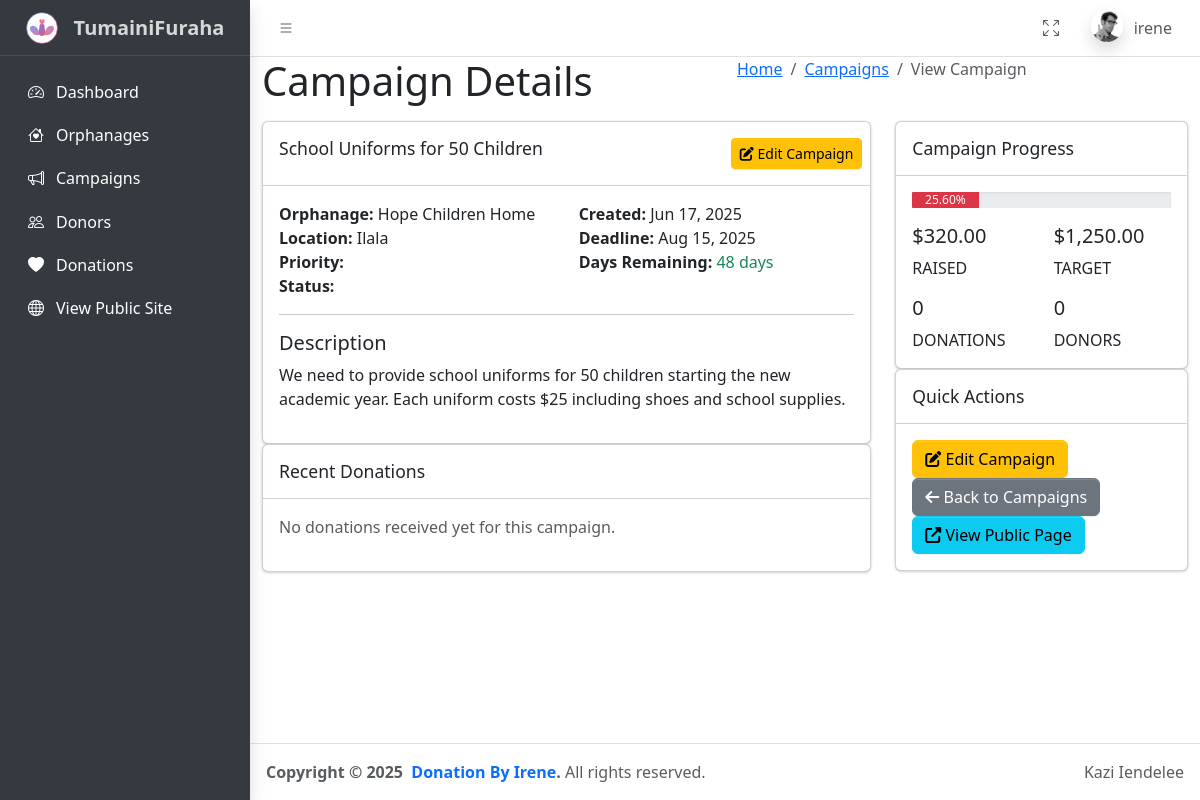
The page /dist/pages/view-campaign.php?id=1 (signed in) on the database its author committed.
### tables this page shows
CREATE TABLE `campaigns` (
  `id` int NOT NULL AUTO_INCREMENT,
  `orphanage_id` int NOT NULL,
  `title` varchar(255) NOT NULL,
  `description` text NOT NULL,
  `target_amount` decimal(10,2) NOT NULL,
  `current_amount` decimal(10,2) NOT NULL DEFAULT '0.00',
  `deadline` date NOT NULL,
  `status` enum('active','completed','paused','cancelled') NOT NULL DEFAULT 'active',
  `image` varchar(255) DEFAULT NULL,
  `priority` enum('low','medium','high','urgent') NOT NULL DEFAULT 'medium',
  `created_at` timestamp NOT NULL DEFAULT CURRENT_TIMESTAMP,
  `updated_at` timestamp NULL DEFAULT NULL ON UPDATE CURRENT_TIMESTAMP,
  PRIMARY KEY (`id`),
  KEY `orphanage_id` (`orphanage_id`),
  KEY `status` (`status`),
  KEY `deadline` (`deadline`),
  KEY `idx_campaigns_status_deadline` (`status`,`deadline`),
  KEY `idx_campaigns_orphanage_status` (`orphanage_id`,`status`),
  CONSTRAINT `campaigns_ibfk_1` FOREIGN KEY (`orphanage_id`) REFERENCES `orphanages` (`id`) ON DELETE CASCADE
);

CREATE TABLE `orphanages` (
  `id` int NOT NULL,
  `name` varchar(255) NOT NULL,
  `location` varchar(255) NOT NULL,
  `description` text NOT NULL,
  `contact_person` varchar(255) NOT NULL,
  `contact_phone` varchar(20) NOT NULL,
  `contact_email` varchar(255) NOT NULL,
  `bank_account` varchar(255) DEFAULT NULL,
  `image` varchar(255) DEFAULT NULL,
  `status` enum('active','inactive') NOT NULL DEFAULT 'active',
  `created_at` timestamp NOT NULL DEFAULT CURRENT_TIMESTAMP,
  `updated_at` timestamp NULL DEFAULT NULL ON UPDATE CURRENT_TIMESTAMP,
  PRIMARY KEY (`id`)
);

### dist/pages/view-campaign.php (the view, shortened to what this page needs)
<!DOCTYPE html>
<html lang="en">
  <head>
    <link rel="stylesheet" href="../plugins/fontawesome-free/css/all.min.css" />
    <link rel="stylesheet" href="../css/adminlte.min.css" />
  </head>
  <body class="hold-transition sidebar-mini">
    <div class="wrapper">
      <?php include 'header.php';
      include '../includes/connection.php';
      $campaign_id = mysqli_real_escape_string($db, $_GET['id']);
      $sql = "SELECT c.*, o.name as orphanage_name, o.location as orphanage_location,
              ROUND((c.current_amount / c.target_amount) * 100, 2) as progress_percentage,
              DATEDIFF(c.deadline, CURDATE()) as days_remaining
              FROM campaigns c
              LEFT JOIN orphanages o ON c.orphanage_id = o.id
              WHERE c.id = '$campaign_id'";
      $result = mysqli_query($db, $sql);
      $campaign = mysqli_fetch_assoc($result);
      $donations_sql = "SELECT d.*, u.username, u.first_name, u.last_name
                        FROM donations d
                        LEFT JOIN users u ON d.user_id = u.id
                        WHERE d.campaign_id = '$campaign_id' AND d.payment_status = 'completed'
                        ORDER BY d.created_at DESC";
      $donations_result = mysqli_query($db, $donations_sql);
      ?>
      <?php include 'sidebar.php'; ?>
      <div class="content-wrapper">
        <section class="content-header">
          <div class="container-fluid">
            <div class="row mb-2">
              <div class="col-sm-6">
                <h1>Campaign Details</h1>
              </div>
              <div class="col-sm-6">
                <ol class="breadcrumb float-sm-right">
                  <li class="breadcrumb-item"><a href="index.php">Home</a></li>
                  <li class="breadcrumb-item"><a href="campaigns.php">Campaigns</a></li>
                  <li class="breadcrumb-item active">View Campaign</li>
                </ol>
              </div>
            </div>
          </div>
        </section>
        <section class="content">
          <div class="container-fluid">
            <div class="row">
              <div class="col-md-8">
                <div class="card">
                  <div class="card-header">
                    <h3 class="card-title"><?php echo htmlspecialchars($campaign['title']); ?></h3>
                    <div class="card-tools">
                      <a href="edit-campaign.php?id=<?php echo $campaign['id']; ?>" class="btn btn-warning btn-sm">
                        <i class="fas fa-edit"></i> Edit Campaign
                      </a>
                    </div>
                  </div>
                  <div class="card-body">
                    <div class="row">
                      <div class="col-md-6">
                        <strong>Orphanage:</strong> <?php echo htmlspecialchars($campaign['orphanage_name']); ?><br>
                        <strong>Location:</strong> <?php echo htmlspecialchars($campaign['orphanage_location']); ?><br>
                        <strong>Priority:</strong>
                        <?php
                          $priority_class = $campaign['priority'] == 'urgent' ? 'danger' : ($campaign['priority'] == 'high' ? 'warning' : ($campaign['priority'] == 'medium' ? 'info' : 'secondary'));
                        ?>
                        <span class="badge badge-<?php echo $priority_class; ?>"><?php echo ucfirst($campaign['priority']); ?></span><br>
                        <strong>Status:</strong>
                        <?php
                          $status_class = $campaign['status'] == 'active' ? 'success' : ($campaign['status'] == 'completed' ? 'primary' : ($campaign['status'] == 'paused' ? 'warning' : 'danger'));
                        ?>
                        <span class="badge badge-<?php echo $status_class; ?>"><?php echo ucfirst($campaign['status']); ?></span>
                      </div>
                      <div class="col-md-6">
                        <strong>Created:</strong> <?php echo date('M d, Y', strtotime($campaign['created_at'])); ?><br>
                        <strong>Deadline:</strong> <?php echo date('M d, Y', strtotime($campaign['deadline'])); ?><br>
                        <strong>Days Remaining:</strong>
                        <?php
                          if ($campaign['days_remaining'] > 0) {
                            echo "<span class='text-success'>" . $campaign['days_remaining'] . " days</span>";
                          } elseif ($campaign['days_remaining'] == 0) {
                            echo "<span class='text-warning'>Today</span>";
                          } else {
                            echo "<span class='text-danger'>Expired</span>";
                          }
                        ?>
                      </div>
                    </div>
                    <hr>
                    <h5>Description</h5>
                    <p><?php echo nl2br(htmlspecialchars($campaign['description'])); ?></p>
                  </div>
                </div>
                <div class="card">
                  <div class="card-header">
                    <h3 class="card-title">Recent Donations</h3>
                  </div>
                  <div class="card-body">
                    <?php if (mysqli_num_rows($donations_result) > 0): ?>
                      <div class="table-responsive">
                        <table class="table table-striped">
                          <thead>
                            <tr>
                              <th>Donor</th>
                              <th>Amount</th>
                              <th>Date</th>
                              <th>Message</th>
                            </tr>
                          </thead>
                          <tbody>
                            <?php while($donation = mysqli_fetch_assoc($donations_result)): ?>
                              <tr>
                                <td><?php echo htmlspecialchars($donation['username']); ?></td>
                                <td>$<?php echo number_format($donation['amount'], 2); ?></td>
                                <td><?php echo date('M d, Y', strtotime($donation['created_at'])); ?></td>
                                <td><?php echo htmlspecialchars($donation['message'] ?: 'No message'); ?></td>
                              </tr>
                            <?php endwhile; ?>
                          </tbody>
                        </table>
                      </div>
                    <?php else: ?>
                      <p class="text-muted">No donations received yet for this campaign.</p>
                    <?php endif; ?>
                  </div>
                </div>
              </div>
              <div class="col-md-4">
                <div class="card">
                  <div class="card-header">
                    <h3 class="card-title">Campaign Progress</h3>
                  </div>
                  <div class="card-body">
                    <div class="progress mb-3">
                      <?php
                        $progress = $campaign['progress_percentage'];
                        $progress_class = $progress >= 75 ? 'success' : ($progress >= 50 ? 'warning' : 'danger');
                      ?>
                      <div class="progress-bar bg-<?php echo $progress_class; ?>" style="width: <?php echo $progress; ?>%">
                        <?php echo $progress; ?>%
                      </div>
                    </div>
                    <div class="row">
                      <div class="col-6">
                        <div class="description-block border-right">
                          <h5 class="description-header">$<?php echo number_format($campaign['current_amount'], 2); ?></h5>
                          <span class="description-text">RAISED</span>
                        </div>
                      </div>
                      <div class="col-6">
                        <div class="description-block">
                          <h5 class="description-header">$<?php echo number_format($campaign['target_amount'], 2); ?></h5>
                          <span class="description-text">TARGET</span>
                        </div>
                      </div>
                    </div>
                    <div class="row mt-3">
                      <div class="col-6">
                        <div class="description-block border-right">
                          <?php
                            $total_donations_sql = "SELECT COUNT(*) as total_donations FROM donations WHERE campaign_id = '$campaign_id' AND payment_status = 'completed'";
                            $total_donations_result = mysqli_query($db, $total_donations_sql);
                            $total_donations = mysqli_fetch_assoc($total_donations_result)['total_donations'];
                          ?>
                          <h5 class="description-header"><?php echo $total_donations; ?></h5>
                          <span class="description-text">DONATIONS</span>
                        </div>
                      </div>
                      <div class="col-6">
                        <div class="description-block">
                          <?php
                            $unique_donors_sql = "SELECT COUNT(DISTINCT user_id) as unique_donors FROM donations WHERE campaign_id = '$campaign_id' AND payment_status = 'completed'";
                            $unique_donors_result = mysqli_query($db, $unique_donors_sql);
                            $unique_donors = mysqli_fetch_assoc($unique_donors_result)['unique_donors'];
                          ?>
                          <h5 class="description-header"><?php echo $unique_donors; ?></h5>
                          <span class="description-text">DONORS</span>
                        </div>
                      </div>
                    </div>
                  </div>
                </div>
                <div class="card">
                  <div class="card-header">
                    <h3 class="card-title">Quick Actions</h3>
                  </div>
                  <div class="card-body">
                    <a href="edit-campaign.php?id=<?php echo $campaign['id']; ?>" class="btn btn-warning btn-block">
                      <i class="fas fa-edit"></i> Edit Campaign
                    </a>
                    <a href="campaigns.php" class="btn btn-secondary btn-block">
                      <i class="fas fa-arrow-left"></i> Back to Campaigns
                    </a>
                    <a href="../../../orphanage-details.php?id=<?php echo $campaign['orphanage_id']; ?>" class="btn btn-info btn-block" target="_blank">
                      <i class="fas fa-external-link-alt"></i> View Public Page
                    </a>
                  </div>
                </div>
              </div>
            </div>
          </div>
        </section>
      </div>
      <?php include 'footer.php'; ?>
    </div>
  </body>
</html>

### rows shown on the page
campaigns: title "School Uniforms for 50 Children", orphanage.name "Hope Children Home", orphanage.location "Ilala", created_at "Jun 17, 2025", deadline "Aug 15, 2025", description "We need to provide school uniforms for 50 children starting the new academic year. Each uniform costs $25 including shoes and school supplies.", current_amount "320.00", target_amount "1,250.00"

### other values the page prints
$_SESSION['username'] "irene"
$campaign['days_remaining'] "48"
$progress "25.60"
$total_donations "0"
$unique_donors "0"
